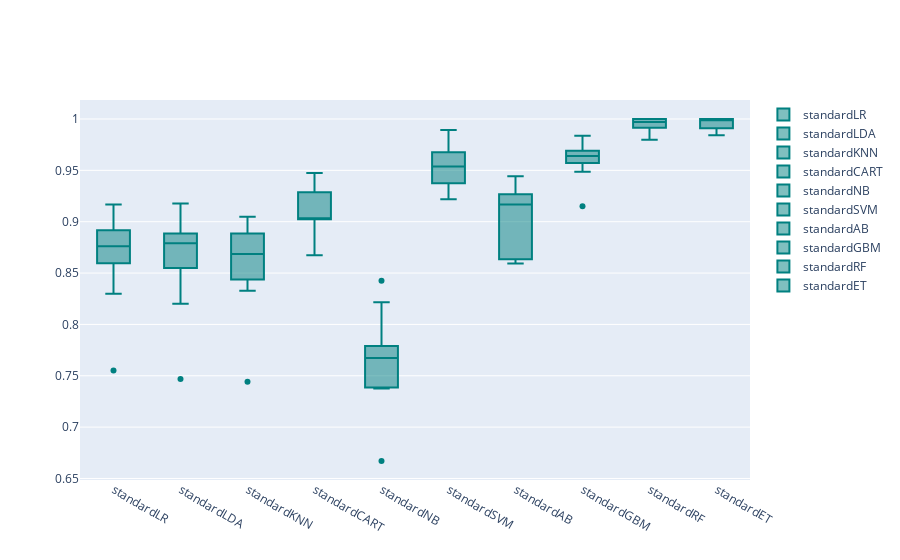

Here is the notebook cell this chart was saved with:
### Code cell
models = GetScaledModel('standard')
names,results = BasedLine2(X_train, y_train,models)
PlotBoxR().PlotResult(names,results)
scaledScoreStandard = ScoreDataFrame(names,results)
compareModels = pd.concat([basedLineScore,
                           scaledScoreStandard], axis=1)
compareModels

### Figure 1 — Plotly figure (JSON) as saved in the notebook; plotly's stock layout.template omitted (floating-point values rounded to 4 significant figures)
{"data": [{"marker": {"color": "rgb(0, 128, 128)"}, "name": "standardLR", "type": "box", "y": [0.8748, 0.8775, 0.83, 0.8988, 0.8731, 0.9168, 0.8916, 0.8596, 0.7551, 0.8865]}, {"marker": {"color": "rgb(0, 128, 128)"}, "name": "standardLDA", "type": "box", "y": [0.8769, 0.8779, 0.8202, 0.9045, 0.8802, 0.9178, 0.8868, 0.8548, 0.7468, 0.8885]}, {"marker": {"color": "rgb(0, 128, 128)"}, "name": "standardKNN", "type": "box", "y": [0.8895, 0.8713, 0.8657, 0.8797, 0.8468, 0.8328, 0.8437, 0.9049, 0.7442, 0.8885]}, {"marker": {"color": "rgb(0, 128, 128)"}, "name": "standardCART", "type": "box", "y": [0.9298, 0.9035, 0.9027, 0.9474, 0.9027, 0.8849, 0.8674, 0.9035, 0.9025, 0.9288]}, {"marker": {"color": "rgb(0, 128, 128)"}, "name": "standardNB", "type": "box", "y": [0.7787, 0.8424, 0.7581, 0.7756, 0.779, 0.7375, 0.7589, 0.7386, 0.667, 0.8215]}, {"marker": {"color": "rgb(0, 128, 128)"}, "name": "standardSVM", "type": "box", "y": [0.9538, 0.97, 0.9622, 0.9892, 0.9352, 0.9536, 0.9487, 0.9374, 0.9219, 0.9677]}, {"marker": {"color": "rgb(0, 128, 128)"}, "name": "standardAB", "type": "box", "y": [0.9443, 0.8593, 0.8634, 0.892, 0.913, 0.9419, 0.9205, 0.9209, 0.8617, 0.9267]}, {"marker": {"color": "rgb(0, 128, 128)"}, "name": "standardGBM", "type": "box", "y": [0.97, 0.9642, 0.9639, 0.9838, 0.9572, 0.969, 0.9604, 0.9487, 0.915, 0.9687]}, {"marker": {"color": "rgb(0, 128, 128)"}, "name": "standardRF", "type": "box", "y": [0.998, 1, 0.9963, 1, 0.9885, 0.9799, 0.9959, 0.9988, 1, 0.9916]}, {"marker": {"color": "rgb(0, 128, 128)"}, "name": "standardET", "type": "box", "y": [0.9997, 1, 0.9909, 1, 0.9841, 0.9943, 0.9979, 1, 1, 0.985]}], "layout": {}}
